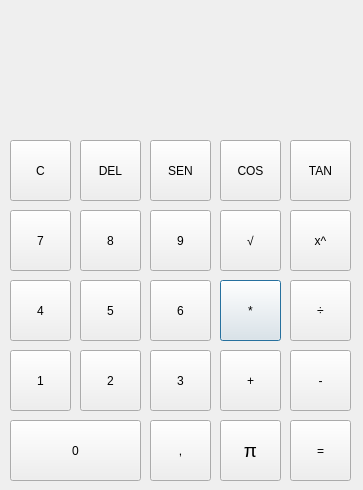
<?xml version="1.0" encoding="UTF-8"?>
<ui version="4.0">
 <class>Dialog</class>
 <widget class="QDialog" name="Dialog">
  <property name="geometry">
   <rect>
    <x>0</x>
    <y>0</y>
    <width>363</width>
    <height>490</height>
   </rect>
  </property>
  <property name="windowTitle">
   <string>Dialog</string>
  </property>
  <widget class="QPushButton" name="pushButton_38">
   <property name="geometry">
    <rect>
     <x>220</x>
     <y>280</y>
     <width>61</width>
     <height>61</height>
    </rect>
   </property>
   <property name="text">
    <string>*</string>
   </property>
  </widget>
  <widget class="QPushButton" name="pushButton_26">
   <property name="geometry">
    <rect>
     <x>10</x>
     <y>280</y>
     <width>61</width>
     <height>61</height>
    </rect>
   </property>
   <property name="text">
    <string>4</string>
   </property>
  </widget>
  <widget class="QPushButton" name="pushButton_22">
   <property name="geometry">
    <rect>
     <x>150</x>
     <y>280</y>
     <width>61</width>
     <height>61</height>
    </rect>
   </property>
   <property name="text">
    <string>6</string>
   </property>
  </widget>
  <widget class="QPushButton" name="pushButton_31">
   <property name="geometry">
    <rect>
     <x>80</x>
     <y>140</y>
     <width>61</width>
     <height>61</height>
    </rect>
   </property>
   <property name="text">
    <string>DEL</string>
   </property>
  </widget>
  <widget class="QPushButton" name="pushButton_37">
   <property name="geometry">
    <rect>
     <x>290</x>
     <y>280</y>
     <width>61</width>
     <height>61</height>
    </rect>
   </property>
   <property name="text">
    <string>÷</string>
   </property>
  </widget>
  <widget class="QPushButton" name="pushButton_32">
   <property name="geometry">
    <rect>
     <x>80</x>
     <y>280</y>
     <width>61</width>
     <height>61</height>
    </rect>
   </property>
   <property name="text">
    <string>5</string>
   </property>
  </widget>
  <widget class="QPushButton" name="pushButton_25">
   <property name="geometry">
    <rect>
     <x>150</x>
     <y>350</y>
     <width>61</width>
     <height>61</height>
    </rect>
   </property>
   <property name="text">
    <string>3</string>
   </property>
  </widget>
  <widget class="QPushButton" name="pushButton_28">
   <property name="geometry">
    <rect>
     <x>290</x>
     <y>420</y>
     <width>61</width>
     <height>61</height>
    </rect>
   </property>
   <property name="text">
    <string>=</string>
   </property>
  </widget>
  <widget class="QPushButton" name="pushButton_23">
   <property name="geometry">
    <rect>
     <x>10</x>
     <y>420</y>
     <width>131</width>
     <height>61</height>
    </rect>
   </property>
   <property name="text">
    <string>0</string>
   </property>
  </widget>
  <widget class="QPushButton" name="pushButton_36">
   <property name="geometry">
    <rect>
     <x>10</x>
     <y>140</y>
     <width>61</width>
     <height>61</height>
    </rect>
   </property>
   <property name="text">
    <string>C</string>
   </property>
  </widget>
  <widget class="QPushButton" name="pushButton_34">
   <property name="geometry">
    <rect>
     <x>220</x>
     <y>350</y>
     <width>61</width>
     <height>61</height>
    </rect>
   </property>
   <property name="text">
    <string>+</string>
   </property>
  </widget>
  <widget class="QPushButton" name="pushButton_21">
   <property name="geometry">
    <rect>
     <x>10</x>
     <y>210</y>
     <width>61</width>
     <height>61</height>
    </rect>
   </property>
   <property name="text">
    <string>7</string>
   </property>
  </widget>
  <widget class="QPushButton" name="pushButton_33">
   <property name="geometry">
    <rect>
     <x>80</x>
     <y>210</y>
     <width>61</width>
     <height>61</height>
    </rect>
   </property>
   <property name="text">
    <string>8</string>
   </property>
  </widget>
  <widget class="QPushButton" name="pushButton_27">
   <property name="geometry">
    <rect>
     <x>10</x>
     <y>350</y>
     <width>61</width>
     <height>61</height>
    </rect>
   </property>
   <property name="text">
    <string>1</string>
   </property>
  </widget>
  <widget class="QPushButton" name="pushButton_20">
   <property name="geometry">
    <rect>
     <x>150</x>
     <y>420</y>
     <width>61</width>
     <height>61</height>
    </rect>
   </property>
   <property name="text">
    <string>,</string>
   </property>
  </widget>
  <widget class="QLCDNumber" name="lcdNumber_2">
   <property name="geometry">
    <rect>
     <x>40</x>
     <y>-90</y>
     <width>271</width>
     <height>81</height>
    </rect>
   </property>
  </widget>
  <widget class="QPushButton" name="pushButton_29">
   <property name="geometry">
    <rect>
     <x>150</x>
     <y>210</y>
     <width>61</width>
     <height>61</height>
    </rect>
   </property>
   <property name="text">
    <string>9</string>
   </property>
  </widget>
  <widget class="QPushButton" name="pushButton_30">
   <property name="geometry">
    <rect>
     <x>290</x>
     <y>350</y>
     <width>61</width>
     <height>61</height>
    </rect>
   </property>
   <property name="text">
    <string>-</string>
   </property>
  </widget>
  <widget class="QPushButton" name="pushButton_24">
   <property name="geometry">
    <rect>
     <x>80</x>
     <y>350</y>
     <width>61</width>
     <height>61</height>
    </rect>
   </property>
   <property name="text">
    <string>2</string>
   </property>
  </widget>
  <widget class="QPushButton" name="pushButton_35">
   <property name="geometry">
    <rect>
     <x>220</x>
     <y>210</y>
     <width>61</width>
     <height>61</height>
    </rect>
   </property>
   <property name="text">
    <string>√</string>
   </property>
  </widget>
  <widget class="QPushButton" name="pushButton_39">
   <property name="geometry">
    <rect>
     <x>290</x>
     <y>140</y>
     <width>61</width>
     <height>61</height>
    </rect>
   </property>
   <property name="text">
    <string>TAN</string>
   </property>
  </widget>
  <widget class="QPushButton" name="pushButton_40">
   <property name="geometry">
    <rect>
     <x>290</x>
     <y>210</y>
     <width>61</width>
     <height>61</height>
    </rect>
   </property>
   <property name="text">
    <string>x^</string>
   </property>
  </widget>
  <widget class="QPushButton" name="pushButton_41">
   <property name="geometry">
    <rect>
     <x>220</x>
     <y>140</y>
     <width>61</width>
     <height>61</height>
    </rect>
   </property>
   <property name="text">
    <string>COS</string>
   </property>
  </widget>
  <widget class="QPushButton" name="pushButton_42">
   <property name="geometry">
    <rect>
     <x>150</x>
     <y>140</y>
     <width>61</width>
     <height>61</height>
    </rect>
   </property>
   <property name="text">
    <string>SEN</string>
   </property>
  </widget>
  <widget class="QPushButton" name="pushButton_43">
   <property name="geometry">
    <rect>
     <x>220</x>
     <y>420</y>
     <width>61</width>
     <height>61</height>
    </rect>
   </property>
   <property name="font">
    <font>
     <pointsize>14</pointsize>
    </font>
   </property>
   <property name="text">
    <string>π</string>
   </property>
  </widget>
  <widget class="QLabel" name="label">
   <property name="geometry">
    <rect>
     <x>10</x>
     <y>10</y>
     <width>341</width>
     <height>101</height>
    </rect>
   </property>
   <property name="font">
    <font>
     <family>Adobe Heiti Std R</family>
     <pointsize>36</pointsize>
    </font>
   </property>
   <property name="layoutDirection">
    <enum>Qt::LeftToRight</enum>
   </property>
   <property name="autoFillBackground">
    <bool>false</bool>
   </property>
   <property name="text">
    <string/>
   </property>
   <property name="alignment">
    <set>Qt::AlignRight|Qt::AlignTrailing|Qt::AlignVCenter</set>
   </property>
  </widget>
 </widget>
 <resources/>
 <connections/>
</ui>
